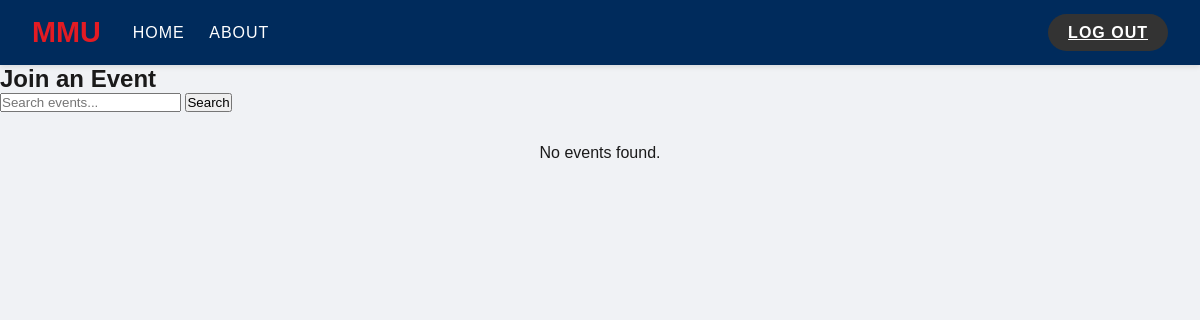
The app's page /join (signed in), older data.
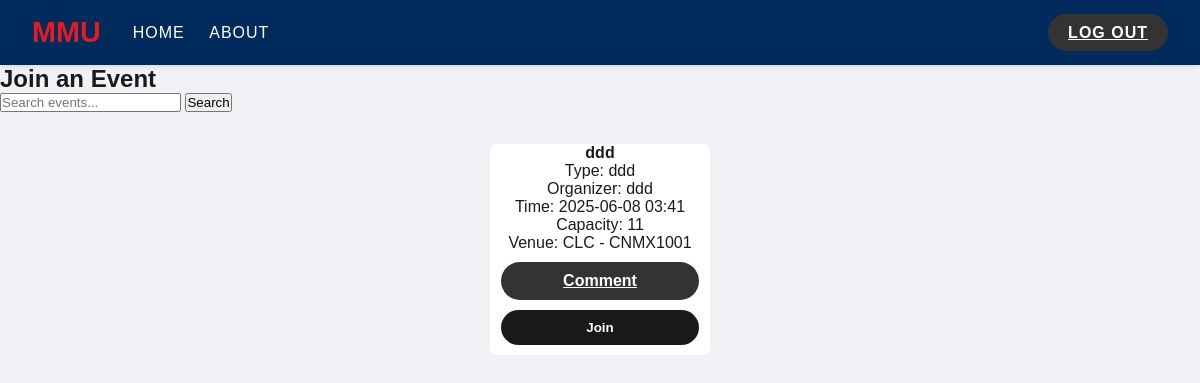
The same page, newer data.
### model.py (models this page shows)
class Event(db.Model):
    __tablename__ = 'events'
    id = db.Column(db.Integer, primary_key=True)
    name = db.Column(db.String(200), nullable=False)
    event_type = db.Column(db.String(100), nullable=False)
    organizer = db.Column(db.String(100), nullable=False)
    event_time = db.Column(db.DateTime, nullable=False)
    maximum_capacity = db.Column(db.Integer, nullable=False)
    venue_code = db.Column(db.Integer, nullable=True)
    cancelled = db.Column(db.Boolean, default=False)
    created_at = db.Column(db.DateTime, default=datetime.utcnow)
    bg_gradient = db.Column(db.String(200))
    created_by = db.Column(db.Integer, db.ForeignKey('users.id', ondelete='CASCADE'), nullable=False)
    building_id = db.Column(db.Integer, db.ForeignKey('mmu_buildings.id', ondelete='SET NULL'), nullable=True)
    room_id = db.Column(db.Integer, db.ForeignKey('rooms.room_id', ondelete='SET NULL'), nullable=True)
    creator = db.relationship('User', back_populates='created_events')
    building_info = db.relationship('MMUBuilding', back_populates='events')
    room_info = db.relationship('Room', back_populates='events')
    participants = db.relationship('User', secondary=event_participants, back_populates='joined_events')
    notifications = db.relationship('Notification', back_populates='event', cascade='all, delete-orphan', passive_deletes=True)
    comments = db.relationship('Comment', back_populates='event', cascade='all, delete-orphan', passive_deletes=True)

class MMUBuilding(db.Model):
    __tablename__ = 'mmu_buildings'
    id = db.Column(db.Integer, primary_key=True)
    building_name = db.Column(db.String(100), nullable=False)
    rooms = db.relationship('Room', back_populates='building', cascade='all, delete-orphan', passive_deletes=True)
    events = db.relationship('Event', back_populates='building_info', cascade='all, delete-orphan', passive_deletes=True)

class Room(db.Model):
    __tablename__ = 'rooms'
    room_id = db.Column(db.Integer, primary_key=True)
    room_name = db.Column(db.String(100), nullable=False)
    building_id = db.Column(db.Integer, db.ForeignKey('mmu_buildings.id', ondelete='CASCADE'), nullable=False)
    building = db.relationship('MMUBuilding', back_populates='rooms')
    events = db.relationship('Event', back_populates='room_info', cascade='all, delete-orphan', passive_deletes=True)

### app.py (the view)
@app.route("/join", methods=['GET', 'POST'])
@login_required
def join():
    search_query = request.args.get('search', '').lower()
    if search_query:
        other_events = Event.query.filter(
            Event.created_by != current_user.id,
            db.or_(
                Event.name.ilike(f'%{search_query}%'),
                Event.event_type.ilike(f'%{search_query}%'),
                Event.organizer.ilike(f'%{search_query}%')
            )
        ).all()
    else:
        other_events = Event.query.filter(Event.created_by != current_user.id).all()
    return render_template("join.html", other_events=other_events)

### app.py (called while the page is built)
@login_manager.user_loader
def load_user(user_id):
    return User.query.get(int(user_id))

### templates/join.html (shortened to what this page needs)
<!DOCTYPE html>
<html lang="en">
<head>
  <link rel="stylesheet" href="{{ url_for('static', filename='style.css') }}">
</head>
<body>
  <div class="navbar">
    <div class="navbar-left">
      <div class="navbar-logo">MMU</div>
      <div class="navbar-links">
        <a href="{{ url_for('home') }}">Home</a>
        <a href="{{ url_for('about') }}">About</a>
      </div>
    </div>
    <div class="navbar-right">
      <a href="{{ url_for('logout') }}" class="logout-btn">LOG OUT</a>
    </div>
  </div>
<h2>Join an Event</h2>
<form method="GET" action="{{ url_for('join') }}" class="search-form">
  <input type="text" name="search" placeholder="Search events..." value="{{ request.args.get('search', '') }}">
  <button type="submit">Search</button>
</form>
<section class="event-section">
  {% for event in other_events %}
    <div class="event-card">
      <div><strong>{{ event.name }}</strong></div>
      <div>Type: {{ event.event_type }}</div>
      <div>Organizer: {{ event.organizer }}</div>
      <div>Time: {{ event.event_time.strftime('%Y-%m-%d %H:%M') }}</div>
      <div>Capacity: {{ event.maximum_capacity }}</div>
      <div>
        Venue:
        {% if event.building_info %}
          {{ event.building_info.building_name }}
          {% if event.room_info %}
            - {{ event.room_info.room_name }}
          {% endif %}
        {% else %}
          Location not set
        {% endif %}
      </div>
      <a href="{{ url_for('comment', event_id=event.id) }}" class="event-btn">Comment</a>
      <button class="event-btn dark">Join</button>
    </div>
  {% else %}
    <p>No events found.</p>
  {% endfor %}
</section>

### static/style.css (style rules this page uses)
* { margin: 0; padding: 0; box-sizing: border-box; font-family: 'Arial', sans-serif; }
body { background-color: #f0f2f5; color: #1a1a1a; min-height: 100vh; overflow-x: hidden; scroll-behavior: smooth; }
.navbar { display: flex; justify-content: space-between; align-items: center; background-color: #002b5c; color: white; padding: 1rem 2rem; box-shadow: 0 2px 5px rgba(0, 0, 0, 0.1); }
.navbar-left { display: flex; align-items: center; }
.navbar-logo { font-size: 1.8rem; font-weight: bold; margin-right: 2rem; color: #e31b23; }
.navbar-links a { color: white; text-decoration: none; margin-right: 20px; font-weight: 500; text-transform: uppercase; letter-spacing: 1px; transition: color 0.3s ease; }
.logout-btn { background-color: #333; color: white; padding: 10px 20px; border: none; border-radius: 25px; font-weight: bold; text-transform: uppercase; letter-spacing: 1px; cursor: pointer; transition: background-color 0.3s ease, transform 0.3s ease; }
.event-section { display: flex; justify-content: center; gap: 2rem; flex-wrap: wrap; padding: 2rem; }
.event-card { background: #fff; border-radius: 8px; width: 220px; text-align: center; }
.event-btn { display: block; width: 90%; margin: 10px auto; padding: 10px; border-radius: 20px; background-color: #333; color: white; border: none; font-weight: bold; cursor: pointer; }
.event-btn.dark { background-color: #1a1a1a; }

Row changes from the older to the newer data that the page shows:
added Event: name "ddd", event_type "ddd", organizer "ddd", event_time "2025-06-08 03:41", maximum_capacity "11", building_info.building_name "CLC", room_info.room_name "CNMX1001"
Text that changed along with them:
text no longer shown: "No events found."
